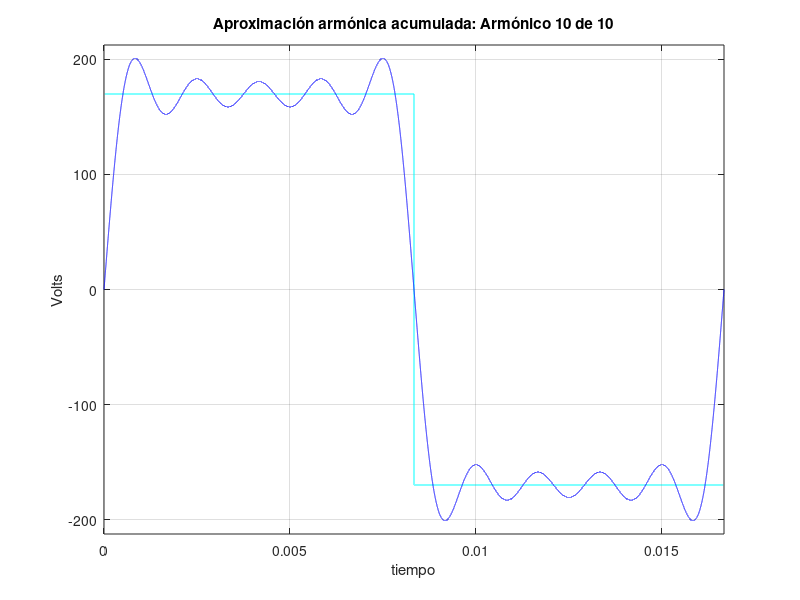
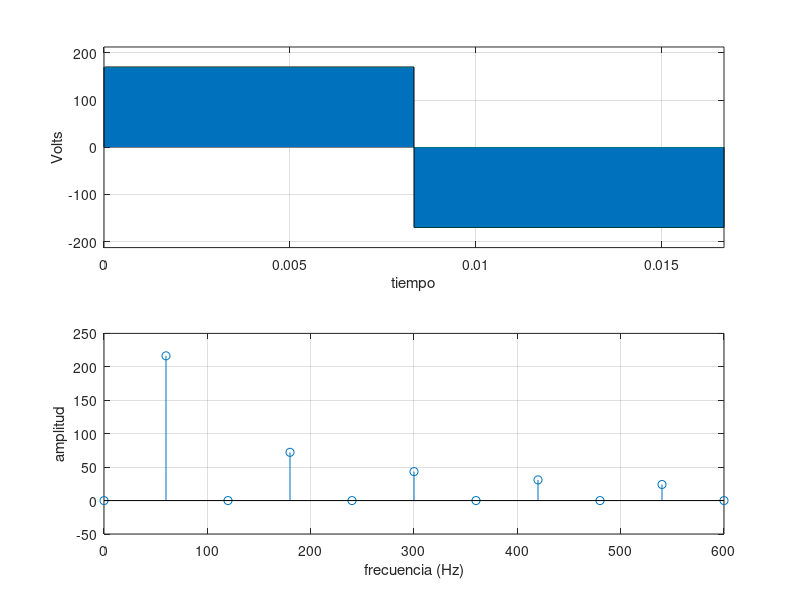

These charts were generated, in order, by the following MATLAB code:
%% LABORATORIO 3 - PUNTO 4: PELÍCULA Y APROXIMACIÓN DE FOURIER
% Objetivo: Realizar una película donde se vea el efecto de la aproximación 
% de la serie de Fourier en función del número de armónicos con getframe y movie.

clear; clc; close all;

% Definición de parámetros
T = 1/60;
fo = 60;
wo = 2*pi/T;
A = 170;
N = 100000;
t = linspace(0, T, N);

v = zeros(1, N);
v(1:round(N/2)-1) = A;
v(round(N/2):N) = -A;

a0 = trapz(t, v);
M = 10; % Número de armónicos para la animación
a = zeros(1, M);
b = zeros(1, M);

for i = 1:M
    a(i) = 2*trapz(t, v.*cos(i*wo*t))/T;
    b(i) = 2*trapz(t, v.*sin(i*wo*t))/T;
end

n = [0 1:M];
c = [a0 sqrt(a.^2 + b.^2)];

% Figura 1: Señal y espectro
fig1 = figure('Name', 'Punto 4 - Espectro M=10');
subplot(2,1,1); area(t,v); grid on;
xlabel('tiempo'); ylabel('Volts');
axis([0 1/fo -1.25*A 1.25*A]);
subplot(2,1,2); stem(n*fo,c); grid on;
xlabel('frecuencia (Hz)'); ylabel('amplitud');

% Figura 2: Generación de la película con getframe
fig2 = figure('Name', 'Punto 4 - Película / Animación');
vf = (a0/T)*ones(1, N);
Mov = struct('cdata', [], 'colormap', []);

for i = 1:M
    vf = vf + a(i)*cos(i*wo*t) + b(i)*sin(i*wo*t);
    plot(t, v, 'c', t, vf, 'b'); grid on;
    xlabel('tiempo'); ylabel('Volts');
    title(sprintf('Aproximación armónica acumulada: Armónico %d de %d', i, M));
    axis([0 1/fo -1.25*A 1.25*A]);
    drawnow;
    Mov(i) = getframe(gcf);
end

% Reproducir la película 1 vez
movie(fig2, Mov, 1);

% Guardar captura final
imgDir = fullfile(fileparts(mfilename('fullpath')), '..', 'Informe', 'imagenes');
if ~exist(imgDir, 'dir'); mkdir(imgDir); end
saveas(fig2, fullfile(imgDir, 'punto4_pelicula_aproximacion_final.png'));

disp('Punto 4 completado con éxito.');
